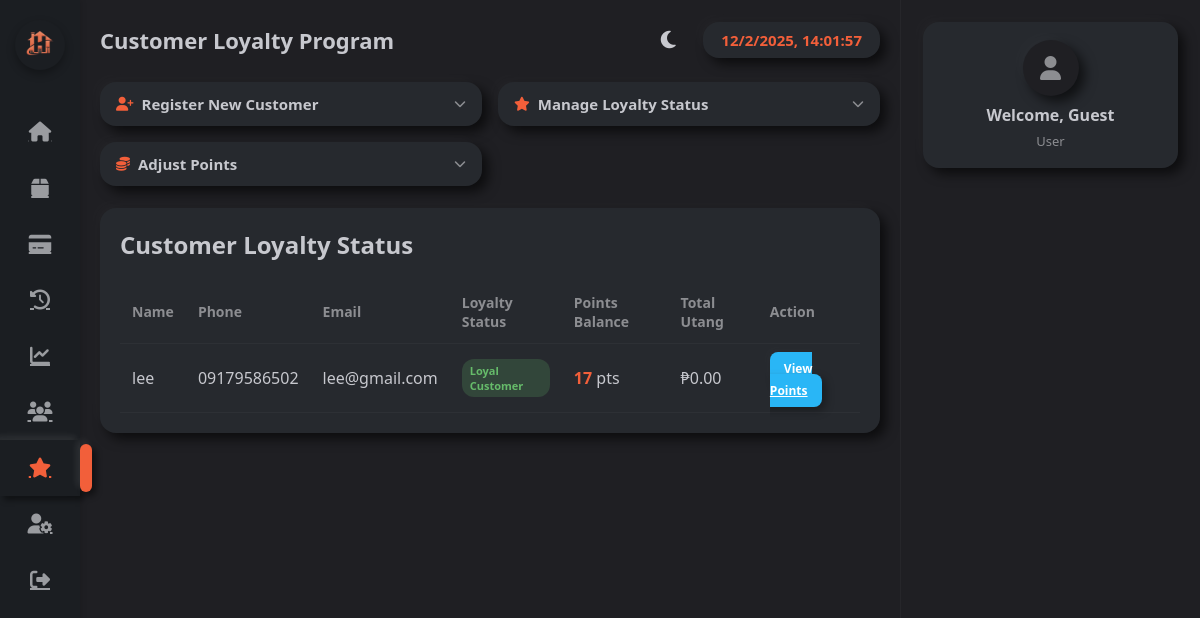
The page /customer_loyalty.php on the database as committed earlier.
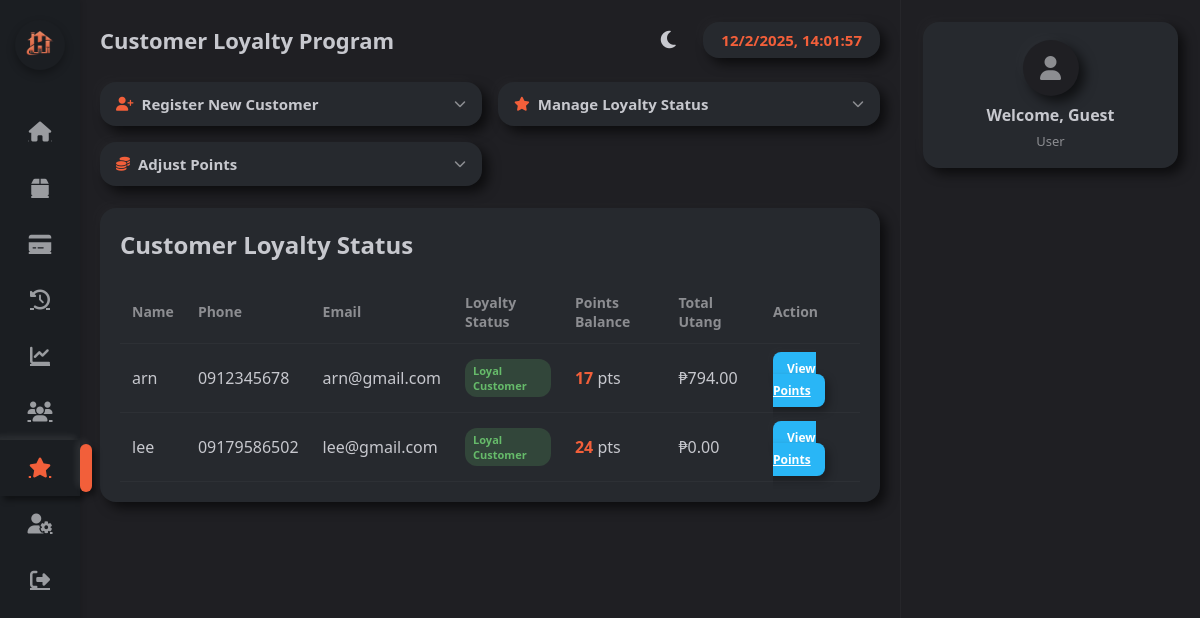
The same page on the database as committed later.
### tables this page shows
CREATE TABLE `customers` (
  `id` int(11) NOT NULL,
  `name` varchar(150) NOT NULL,
  `phone` varchar(50) DEFAULT NULL,
  `email` varchar(100) DEFAULT NULL,
  `address` text DEFAULT NULL,
  `created_at` timestamp NOT NULL DEFAULT current_timestamp(),
  `is_loyal` tinyint(1) DEFAULT 0,
  `points_balance` int(11) DEFAULT 0
);

### customer_loyalty.php (the view, shortened to what this page needs)
<?php
include "db.php";
 $currentTheme = $_SESSION['theme'];
 $displayName = $_SESSION['user']['username'] ?? $_SESSION['username'] ?? 'Guest';
 $sql = "
   SELECT c.id, c.name, c.phone, c.email, c.address, c.is_loyal, c.points_balance,
          COALESCE(SUM(CASE WHEN u.status='unpaid' THEN u.amount ELSE 0 END),0) as total_utang
   FROM customers c
   LEFT JOIN utang u ON c.id = u.customer_id
   GROUP BY c.id
   ORDER BY c.is_loyal DESC, c.name ASC
";
 $result = $conn->query($sql);
 $customers = $result;
 $currentUser = null;
?>
<!DOCTYPE html>
<html lang="en">
<head>
  <link rel="stylesheet" href="https://cdnjs.cloudflare.com/ajax/libs/font-awesome/6.4.0/css/all.min.css">
</head>
<body class="<?php echo $currentTheme === 'light' ? 'light-mode' : ''; ?>">
<nav class="sidebar">
  <div class="logo">
    <img src="uploads/logo.png" alt="POS System Logo">
  </div>
  <ul>
    <li>
      <a href="dashboard.php" >
        <i class="fa fa-home"></i>
      </a>
    </li>
    <li>
      <a href="inventory.php">
        <i class="fa fa-box"></i>
      </a>
    </li>
    <li>
      <a href="sales.php">
        <i class="fa fa-credit-card"></i>
      </a>
    </li>
    <li>
      <a href="sales_history.php">
        <i class="fa fa-history"></i>
      </a>
    </li>
    <li>
      <a href="sales_report.php">
        <i class="fa fa-chart-line"></i>
      </a>
    </li>
    <li>
      <a href="customers.php">
        <i class="fa fa-users"></i>
      </a>
    </li>
    <li>
      <a href="customer_loyalty.php" class="active">
        <i class="fa fa-star"></i>
      </a>
    </li>
    <li>
      <a href="user_management.php">
        <i class="fa fa-user-cog"></i>
      </a>
    </li>
    <li>
      <a href="logout.php">
        <i class="fa fa-sign-out-alt"></i>
      </a>
    </li>
  </ul>
</nav>
<div class="wrapper">
  <main class="main">
    <div class="topbar">
      <h1>Customer Loyalty Program</h1>
      <div style="display: flex; align-items: center;">
        <button id="theme-toggle" class="theme-toggle" title="Toggle theme">
          <i class="fas fa-<?php echo $currentTheme === 'light' ? 'sun' : 'moon'; ?>"></i>
        </button>
        <div class="clock-card neu">
          <span id="clock"></span>
        </div>
      </div>
    </div>
    <div class="cards">
      <div class="expandable-card" id="customer-card">
        <div class="card-header" onclick="toggleCard('customer-card')">
          <h3><i class="fas fa-user-plus"></i> Register New Customer</h3>
          <i class="fas fa-chevron-down expand-icon"></i>
        </div>
      </div>
      <div class="expandable-card" id="loyalty-card">
        <div class="card-header" onclick="toggleCard('loyalty-card')">
          <h3><i class="fas fa-star"></i> Manage Loyalty Status</h3>
          <i class="fas fa-chevron-down expand-icon"></i>
        </div>
      </div>
      <div class="expandable-card" id="points-card">
        <div class="card-header" onclick="toggleCard('points-card')">
          <h3><i class="fas fa-coins"></i> Adjust Points</h3>
          <i class="fas fa-chevron-down expand-icon"></i>
        </div>
      </div>
    </div>
    <div class="table-container">
      <h2 style="margin-top: 0; color: var(--text-light);">Customer Loyalty Status</h2>
      <table>
        <tr>
          <th>Name</th>
          <th>Phone</th>
          <th>Email</th>
          <th>Loyalty Status</th>
          <th>Points Balance</th>
          <th>Total Utang</th>
          <th>Action</th>
        </tr>
        <?php while($row=$customers->fetch_assoc()): ?>
          <tr>
            <td><?= htmlspecialchars($row['name']) ?></td>
            <td><?= htmlspecialchars($row['phone']) ?></td>
            <td><?= htmlspecialchars($row['email']) ?></td>
            <td>
              <span class="loyalty-badge <?= $row['is_loyal'] ? 'loyal' : 'not-loyal' ?>">
                <?= $row['is_loyal'] ? 'Loyal Customer' : 'Regular Customer' ?>
              </span>
            </td>
            <td><span class="points-balance"><?= $row['points_balance'] ?></span> pts</td>
            <td>₱<?= number_format($row['total_utang'],2) ?></td>
            <td>
              <a href="customer_loyalty.php?view_points=<?= $row['id'] ?>" class="btn btn-view">
                View Points
              </a>
            </td>
          </tr>
        <?php endwhile; ?>
      </table>
    </div>
  </main>
  <aside class="right-panel">
    <div class="profile-card neu">
      <?php if ($currentUser && !empty($currentUser['photo']) && file_exists($currentUser['photo'])): ?>
        <img src="<?= htmlspecialchars($currentUser['photo']) ?>" alt="Profile Photo" class="profile-photo">
      <?php else: ?>
        <div class="profile-photo">
          <i class="fas fa-user"></i>
        </div>
      <?php endif; ?>
      <h3>Welcome, <?=htmlspecialchars($displayName)?></h3>
      <div class="role"><?= htmlspecialchars($currentUser['role'] ?? 'User') ?></div>
    </div>
  </aside>
</div>
</body>
</html>

Rows that differ between the two databases and show on the page:
added customers: name "arn", phone "0912345678", email "arn@gmail.com", is_loyal "Loyal Customer", points_balance "17", total_utang "794.00"
changed customers "lee": points_balance "17" → "24"
